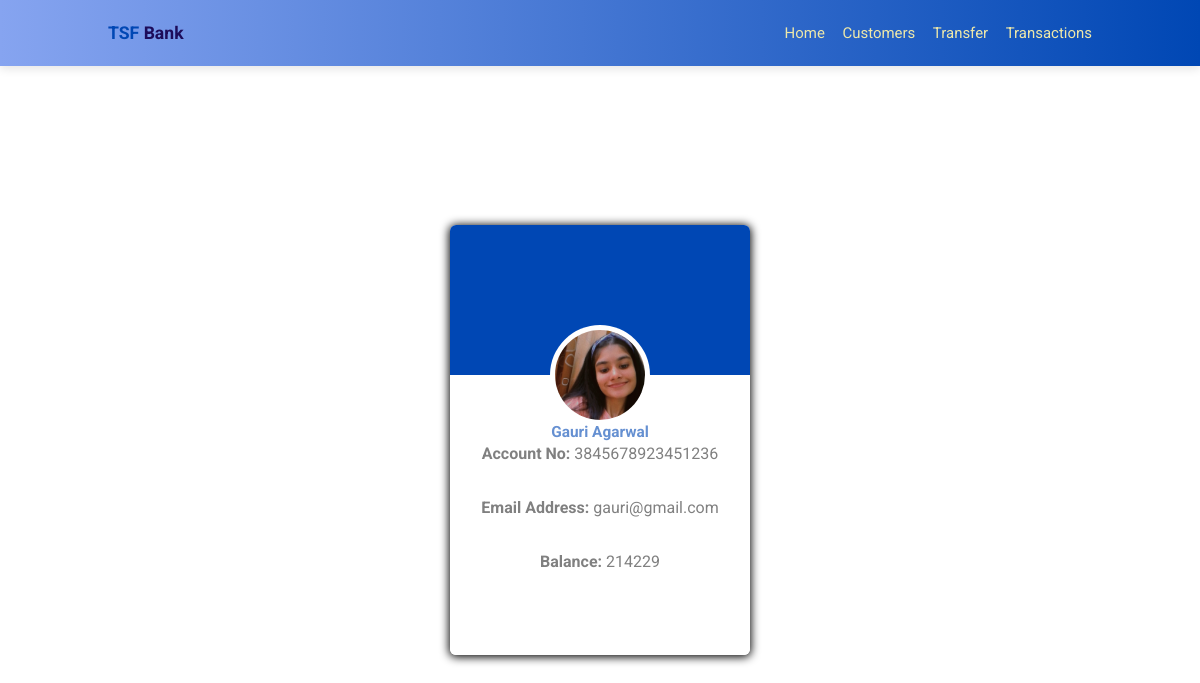
Screenshot of /customer_details/3/ with the database file from the repository.
### tsfbank/models.py (models this page shows)
class Customers(models.Model):
    name = models.CharField(max_length=100)
    img = models.ImageField(upload_to='pics')
    email = models.EmailField(max_length=254)
    accno = models.BigIntegerField()
    balance = models.IntegerField()

### tsfbank/views.py (the view)
# urls.py: path('customer_details/<str:pk>/',views.customer_details, name='customer_details'),
def customer_details(request, pk):
    customer = Customers.objects.get(id = pk)
    context={'customer':customer}
    return render(request, 'customer_details.html', context)

### templates/customer_details.html (shortened to what this page needs)
{% load static %}
<!DOCTYPE html>
<html lang="en">
<head>
    <link rel="stylesheet" href="{% static 'css/styles.css' %}" />
    <link rel="stylesheet" href="https://cdnjs.cloudflare.com/ajax/libs/font-awesome/5.15.4/css/all.min.css"/>
    <link href="https://cdn.jsdelivr.net/npm/bootstrap@5.1.0/dist/css/bootstrap.min.css" rel="stylesheet">
</head>
<body>
    <header>
        <a href="{% url 'index' %}" class="logo"><span>TSF </span>Bank</a>
        <nav class="navbar">
            <a href="{% url 'index' %}">Home</a>
            <a href="{% url 'customers' %}">Customers</a>
            <a href="{% url 'transfer' %}">Transfer</a>
            <a href="{% url 'transactions' %}">Transactions</a>
        </nav>
    </header>
    <div class="card-container">
        <div class="upper-container">
           <div class="image-container">
              <img src="{{customer.img.url}}" />
           </div>
        </div>
        <div class="lower-container">
           <div>
               <br/>
              <h3>{{customer.name}}</h3>
           </div>
           <div>
              <p><b>Account No: </b>{{customer.accno}}</p>
              <p><b>Email Address: </b>{{customer.email}}</p>
              <p><b>Balance: </b>{{customer.balance}}</p>
           </div>
        </div>
     </div>
</body>

### static/css/styles.css (style rules this page uses)
:root { --blue-light: #86a4f0; --dark: #0047b4; --light: #e6f4f1; --black: #1e1926; --yellow: #eee8a9; --gradient: linear-gradient(90deg, var(--blue-light), var(--dark)); }
* { margin: 0; padding: 0; box-sizing: border-box; font-family: "Roboto", sans-serif; text-decoration: none; outline: none; border: none; }
html { font-size: 62.5%; overflow-x: hidden; }
body { background: #f9f9f9; }
header { position: fixed; top: 0; left: 0; width: 100%; background: var(--gradient); box-shadow: 0 0.5rem 1rem rgba(0, 0, 0, 0.1); padding: 2rem 9%; display: flex; align-items: center; justify-content: space-between; z-index: 1000; }
header .logo { font-size: 2rem; color: rgb(29, 12, 90); font-weight: bold; }
header .logo span { color: var(--dark); }
header .navbar a { font-size: 1.7rem; margin-left: 2rem; color: var(--yellow); }
@media (max-width: 1200px) { html { font-size: 55%; } }

### templates/customer_details.html (style rules this page uses)
a { text-decoration: none; }
.card-container { width: 300px; height: 430px; background: #FFF; border-radius: 6px; position: absolute; top: 55%; left: 50%; transform: translate(-50%,-50%); box-shadow: 0px 1px 10px 1px #000; overflow: hidden; display: inline-block; }
.upper-container { height: 150px; background: #0047b4; }
.image-container { background: white; width: 100px; height: 100px; border-radius: 50%; padding: 5px; transform: translate(100px,100px); }
.image-container img { width: 90px; height: 90px; border-radius: 50%; }
.lower-container { height: 280px; background: #FFF; padding: 20px; padding-top: 40px; text-align: center; }
.lower-container h3 { box-sizing: border-box; line-height: .6; color: #0047b4; opacity: .6; font-weight: bold; }
.lower-container p { font-size: 16px; color: gray; margin-bottom: 30px; }

### rows the page displays
Customers: img (picture), name "Gauri Agarwal", accno "3845678923451236", email "gauri@gmail.com", balance "214229"
